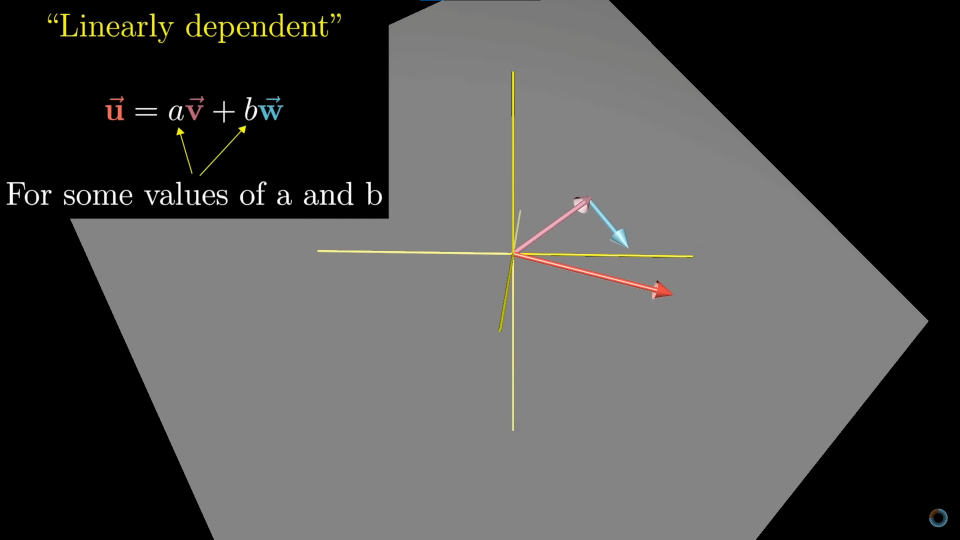
#> input picture test/test01.png, 1920 x 1080 px (shown at 1/2 size)
$ python -i main.py   (imports and definitions only)
#> lines starting #> are read from the running program, lines starting #| are printed output that depends on the picture; after the words box and inside, x2 and y2 are one past the last pixel; in counts of white or black regions, pixels touching at a corner belong together
import subprocess
import json
import cv2
import numpy as np

# After Effects 실행 파일 경로
after_effects_path = "C:\\Program Files\\Adobe\\Adobe After Effects CC 2022\\Support Files\\AfterFX.exe"

# After Effects 스크립트 파일 경로
script_path = "script.jsx"

# After Effects를 백그라운드에서 실행
# [1 line not run here, left out]

def preprocess_image(frame):
    rgb = frame
    gray_image = cv2.cvtColor(rgb, cv2.COLOR_RGB2GRAY)

    grad_thresh = cv2.adaptiveThreshold(gray_image, 255, cv2.ADAPTIVE_THRESH_MEAN_C, cv2.THRESH_BINARY_INV, 3, 12)
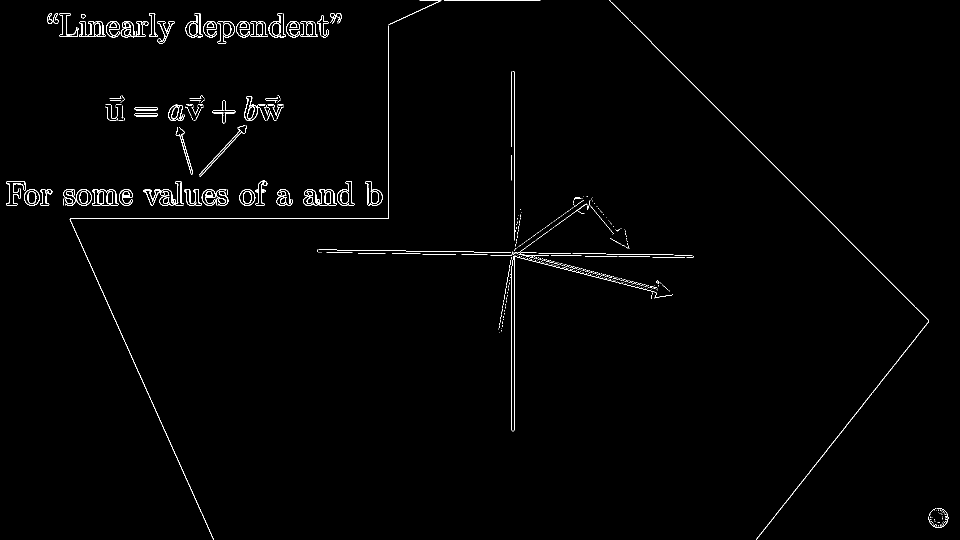
#> grad_thresh: shape (1080, 1920) (shown at 1/2 size); 1% white in thin lines or dots
    contours, hierarchy = cv2.findContours(grad_thresh, cv2.RETR_EXTERNAL, cv2.CHAIN_APPROX_SIMPLE)
#> contours = 514 contours, 449 with area under 20; largest, box (x1, y1, x2, y2) and area: (1022, 512, 1234, 863) 1710, (606, 378, 673, 412) 1558, (287, 362, 367, 412) 1199, (1218, 0, 1858, 1080) 964, (730, 362, 765, 412) 959

    if len(contours) > 0:
        for idx, contour in enumerate(contours):
            rect = cv2.boundingRect(contour)
            if rect[3] > 10 and rect[2] > 40 and not (rect[2] >= 512 - 5 and rect[3] >= 512 - 5):
                cv2.rectangle(rgb, (rect[0], rect[1]), (rect[0] + rect[2], rect[1] + rect[3]), (0, 255, 0), 5)
#> this loop made 514 passes
#> (contour, rect) on passes 1 to 3: ([[1876, 1050], [1876, 1052], [1876, 1051], [1877, 1050]], (1876, 1050, 2, 3)), ([[1880, 1049], [1880, 1052]], (1880, 1049, 1, 4)), ([[1873, 1049], [1873, 1052]], (1873, 1049, 1, 4))
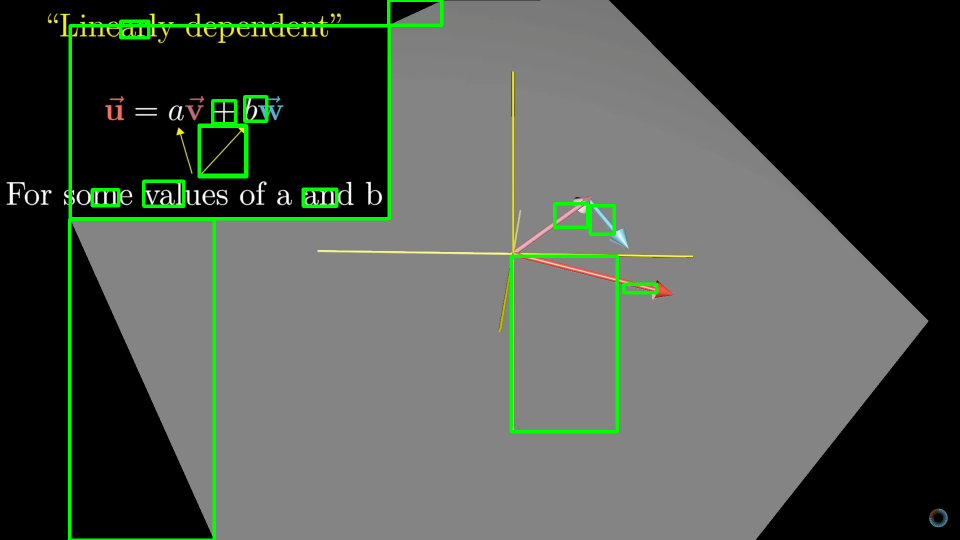
#> rgb: shape (1080, 1920, 3) (shown at 1/2 size); mean R, G, B 76.3, 82.6, 75.2

        cv2.imwrite("/tmp/dev/doc_original.jpg", rgb)
        cv2.imwrite("/tmp/dev/doc_gray.jpg", gray_image)
        cv2.imwrite("/tmp/dev/doc_thresh.jpg", grad_thresh)
#> (the run stopped early here; a loop or call above may not have finished)
